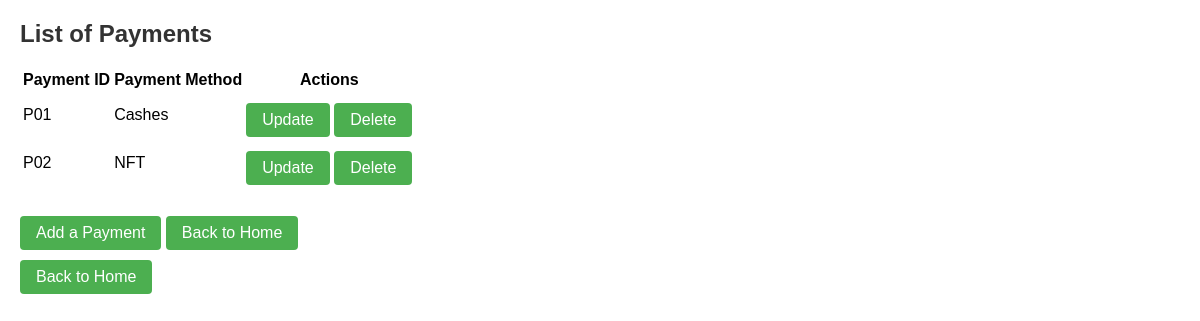
The page /payment/payment_list/ on the database its author committed.
### payment/models.py (models this page shows, shortened)
class Payment(models.Model):
    payment_id=models.CharField(max_length=5, primary_key=True)
    payment_name=models.CharField(max_length=10)

### payment/views.py (the view)
# urls.py: path('payment_list/', views.list_payment, name='list_payment'),
def list_payment(request):
    payments = Payment.objects.all()
    return render(request,'payment_list.html',{'payments': payments})

### templates/payment_list.html (shortened to what this page needs)
<!DOCTYPE html>
<html lang="en">
<head>
</head>
<body>
    <h2>List of Payments</h2>
    <table>
        <tr>
            <th>Payment ID</th>
            <th>Payment Method</th>
            <th>Actions</th>
        </tr>
        {% for payment in payments %}
            <tr>
                <td>{{ payment.payment_id }}</td>
                <td>{{ payment.payment_name }}</td>
                <td>
                    <a href="{% url 'update_payment' payment_id=payment.payment_id %}" class="button">Update</a>
                    <a href="{% url 'delete_payment' payment_id=payment.payment_id %}" class="button button-red">Delete</a>
                </td>
            </tr>
        {% endfor %}
    </table>
    <br>
    <a href="{% url 'add_payment' %}" class="button">Add a Payment</a>
    <a href="{% url 'class_list' %}" class="button">Back to Home</a>
<a href="{% url 'class_list' %}" class="button">Back to Home</a>
</body>
</html>

### templates/payment_list.html (style rules this page uses)
body { font-family: Arial, sans-serif; margin: 20px; }
h2 { color: #333; }
a.button { display: inline-block; padding: 8px 16px; text-align: center; text-decoration: none; background-color: #4CAF50; color: white; border: none; border-radius: 4px; cursor: pointer; margin-top: 10px; }

### rows shown on the page
Payment: payment_id "P01", payment_name "Cashes"
Payment: payment_id "P02", payment_name "NFT"
